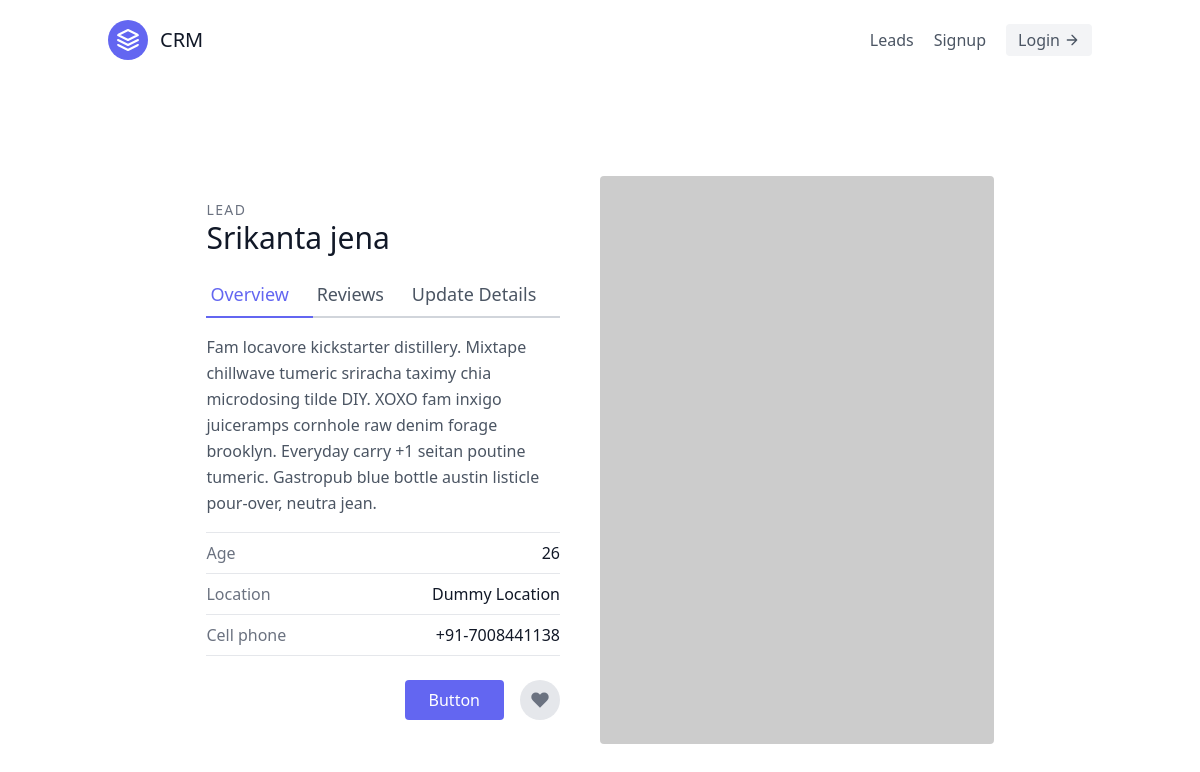
The app's page /leads/3/, older data.
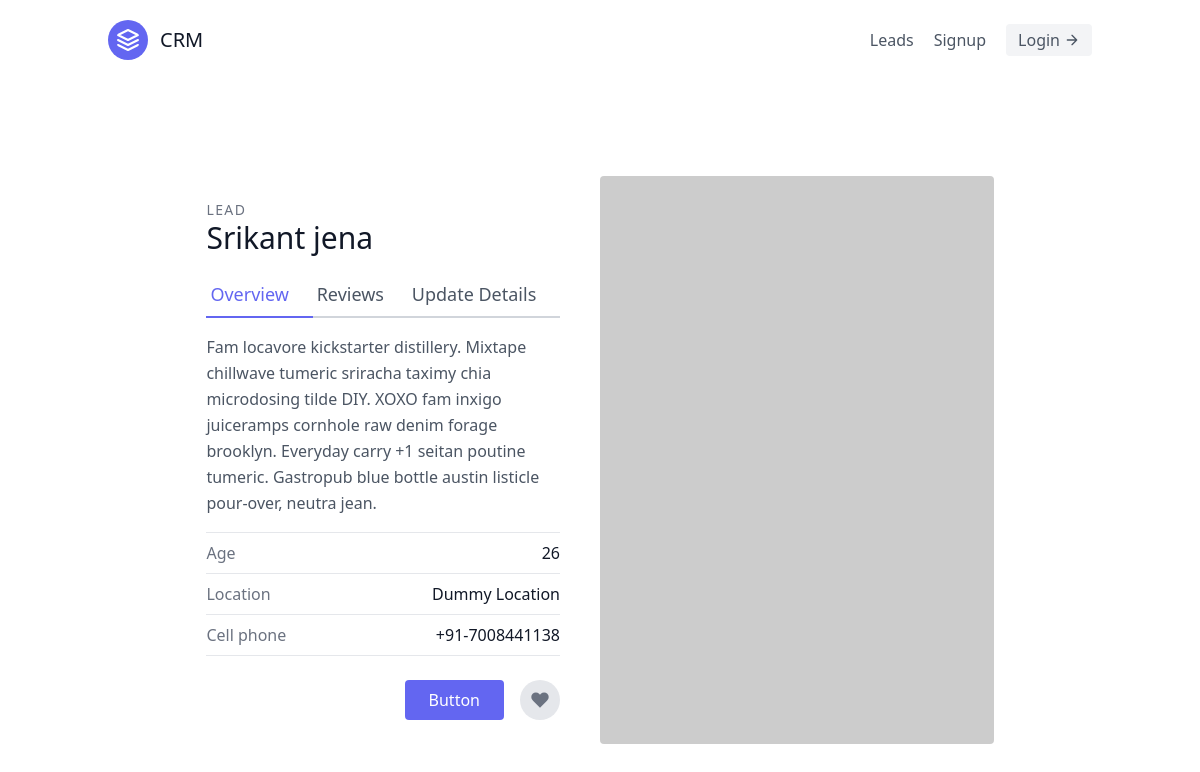
The same page, newer data.
### leads/models.py (models this page shows, shortened)
class Lead(models.Model):
    first_name = models.CharField(max_length=20)
    last_name = models.CharField(max_length=20)
    age = models.IntegerField(default=0)
    agent = models.ForeignKey("Agent", null=True, blank=True, on_delete=models.SET_NULL)

### leads/views.py (the view)
# urls.py: path('<int:pk>/', lead_detail, name='lead-detail'),
def lead_detail(request,pk):
    lead = Lead.objects.get(id=pk)
    context = {
          "lead":lead
    }
    return render(request,"leads/lead_detail.html",context)

### leads/templates/leads/lead_detail.html
{% extends "base.html" %}
{% block content %}
<section class="text-gray-600 body-font overflow-hidden">
        <div class="container px-5 py-24 mx-auto">
          <div class="lg:w-4/5 mx-auto flex flex-wrap">
            <div class="lg:w-1/2 w-full lg:pr-10 lg:py-6 mb-6 lg:mb-0">
              <h2 class="text-sm title-font text-gray-500 tracking-widest">LEAD</h2>
              <h1 class="text-gray-900 text-3xl title-font font-medium mb-4">{{ lead.first_name}} {{lead.last_name}}</h1>
                <div class="flex mb-4">
                        <a href = "{% url 'leads:lead-detail' lead.pk %}" class="flex-grow text-indigo-500 border-b-2 border-indigo-500 py-2 text-lg px-1">
                                Overview
                        </a>
                        <a class="flex-grow border-b-2 border-gray-300 py-2 text-lg px-1">
                                Reviews
                        </a>
                        <a href = "{% url 'leads:lead-update' lead.pk %}" class="flex-grow border-b-2 border-gray-300 py-2 text-lg px-1">
                                Update Details
                        </a>
                </div>
              <p class="leading-relaxed mb-4">Fam locavore kickstarter distillery. Mixtape chillwave tumeric sriracha taximy chia microdosing tilde DIY. XOXO fam inxigo juiceramps cornhole raw denim forage brooklyn. Everyday carry +1 seitan poutine tumeric. Gastropub blue bottle austin listicle pour-over, neutra jean.</p>
              <div class="flex border-t border-gray-200 py-2">
                <span class="text-gray-500">Age</span>
                <span class="ml-auto text-gray-900">{{lead.age}}</span>
              </div>
              <div class="flex border-t border-gray-200 py-2">
                <span class="text-gray-500">Location</span>
                <span class="ml-auto text-gray-900">Dummy Location</span>
              </div>
              <div class="flex border-t border-b mb-6 border-gray-200 py-2">
                <span class="text-gray-500">Cell phone</span>
                <span class="ml-auto text-gray-900">+91-7008441138</span>
              </div>
              <div class="flex">
                <button class="flex ml-auto text-white bg-indigo-500 border-0 py-2 px-6 focus:outline-none hover:bg-indigo-600 rounded">Button</button>
                <button class="rounded-full w-10 h-10 bg-gray-200 p-0 border-0 inline-flex items-center justify-center text-gray-500 ml-4">
                  <svg fill="currentColor" stroke-linecap="round" stroke-linejoin="round" stroke-width="2" class="w-5 h-5" viewBox="0 0 24 24">
                    <path d="M20.84 4.61a5.5 5.5 0 00-7.78 0L12 5.67l-1.06-1.06a5.5 5.5 0 00-7.78 7.78l1.06 1.06L12 21.23l7.78-7.78 1.06-1.06a5.5 5.5 0 000-7.78z"></path>
                  </svg>
                </button>
              </div>
            </div>
            <img alt="ecommerce" class="lg:w-1/2 w-full lg:h-auto h-64 object-cover object-center rounded" src="https://dummyimage.com/400x400">
          </div>
        </div>
      </section>
{% endblock content %}

Row changes from the older to the newer data that the page shows:
changed Lead "jena": first_name "Srikanta" → "Srikant"
